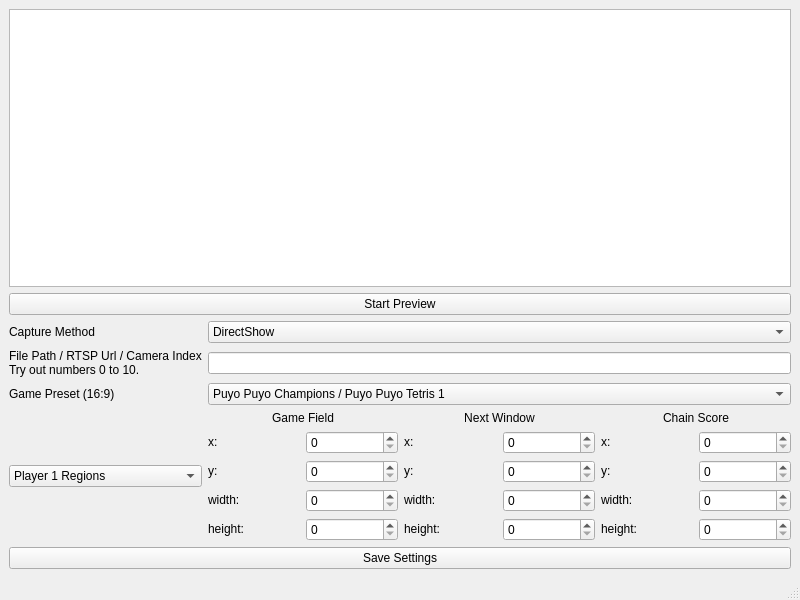
<?xml version="1.0" encoding="UTF-8"?>
<ui version="4.0">
 <class>MainWindow</class>
 <widget class="QMainWindow" name="MainWindow">
  <property name="geometry">
   <rect>
    <x>0</x>
    <y>0</y>
    <width>800</width>
    <height>600</height>
   </rect>
  </property>
  <property name="windowTitle">
   <string>Puyo Puyo Chain Detector: Capture Source Configuration Tool</string>
  </property>
  <widget class="QWidget" name="centralwidget">
   <layout class="QGridLayout" name="gridLayout">
    <item row="7" column="1">
     <widget class="QComboBox" name="gamePreset">
      <property name="toolTip">
       <string>The field layouts have slightly different positioning between games.</string>
      </property>
      <item>
       <property name="text">
        <string>Puyo Puyo Champions / Puyo Puyo Tetris 1</string>
       </property>
      </item>
      <item>
       <property name="text">
        <string>Puyo Puyo Tetris 2</string>
       </property>
      </item>
     </widget>
    </item>
    <item row="7" column="0">
     <widget class="QLabel" name="label_3">
      <property name="text">
       <string>Game Preset (16:9)</string>
      </property>
     </widget>
    </item>
    <item row="8" column="1">
     <layout class="QHBoxLayout" name="regionSettings">
      <item>
       <layout class="QVBoxLayout" name="gameField">
        <item>
         <widget class="QLabel" name="label_16">
          <property name="text">
           <string>Game Field</string>
          </property>
          <property name="alignment">
           <set>Qt::AlignCenter</set>
          </property>
         </widget>
        </item>
        <item>
         <layout class="QHBoxLayout" name="horizontalLayout_6">
          <item>
           <widget class="QLabel" name="label_4">
            <property name="sizePolicy">
             <sizepolicy hsizetype="Preferred" vsizetype="Fixed">
              <horstretch>0</horstretch>
              <verstretch>0</verstretch>
             </sizepolicy>
            </property>
            <property name="text">
             <string>x:</string>
            </property>
            <property name="alignment">
             <set>Qt::AlignLeading|Qt::AlignLeft|Qt::AlignVCenter</set>
            </property>
           </widget>
          </item>
          <item>
           <widget class="QSpinBox" name="gameField_x">
            <property name="maximum">
             <number>9999</number>
            </property>
           </widget>
          </item>
         </layout>
        </item>
        <item>
         <layout class="QHBoxLayout" name="horizontalLayout_7">
          <item>
           <widget class="QLabel" name="label_5">
            <property name="sizePolicy">
             <sizepolicy hsizetype="Preferred" vsizetype="Fixed">
              <horstretch>0</horstretch>
              <verstretch>0</verstretch>
             </sizepolicy>
            </property>
            <property name="text">
             <string>y:</string>
            </property>
           </widget>
          </item>
          <item>
           <widget class="QSpinBox" name="gameField_y">
            <property name="maximum">
             <number>9999</number>
            </property>
           </widget>
          </item>
         </layout>
        </item>
        <item>
         <layout class="QHBoxLayout" name="horizontalLayout_8">
          <item>
           <widget class="QLabel" name="label_6">
            <property name="sizePolicy">
             <sizepolicy hsizetype="Preferred" vsizetype="Fixed">
              <horstretch>0</horstretch>
              <verstretch>0</verstretch>
             </sizepolicy>
            </property>
            <property name="text">
             <string>width:</string>
            </property>
           </widget>
          </item>
          <item>
           <widget class="QSpinBox" name="gameField_width">
            <property name="maximum">
             <number>9999</number>
            </property>
           </widget>
          </item>
         </layout>
        </item>
        <item>
         <layout class="QHBoxLayout" name="horizontalLayout_9">
          <item>
           <widget class="QLabel" name="label_7">
            <property name="sizePolicy">
             <sizepolicy hsizetype="Preferred" vsizetype="Fixed">
              <horstretch>0</horstretch>
              <verstretch>0</verstretch>
             </sizepolicy>
            </property>
            <property name="text">
             <string>height:</string>
            </property>
           </widget>
          </item>
          <item>
           <widget class="QSpinBox" name="gameField_height">
            <property name="maximum">
             <number>9999</number>
            </property>
           </widget>
          </item>
         </layout>
        </item>
       </layout>
      </item>
      <item>
       <layout class="QVBoxLayout" name="p1NextWindow">
        <item>
         <widget class="QLabel" name="label_17">
          <property name="text">
           <string>Next Window</string>
          </property>
          <property name="alignment">
           <set>Qt::AlignCenter</set>
          </property>
         </widget>
        </item>
        <item>
         <layout class="QHBoxLayout" name="horizontalLayout_13">
          <item>
           <widget class="QLabel" name="label_8">
            <property name="sizePolicy">
             <sizepolicy hsizetype="Preferred" vsizetype="Fixed">
              <horstretch>0</horstretch>
              <verstretch>0</verstretch>
             </sizepolicy>
            </property>
            <property name="text">
             <string>x:</string>
            </property>
           </widget>
          </item>
          <item>
           <widget class="QSpinBox" name="nextWindow_x">
            <property name="maximum">
             <number>9999</number>
            </property>
           </widget>
          </item>
         </layout>
        </item>
        <item>
         <layout class="QHBoxLayout" name="horizontalLayout_12">
          <item>
           <widget class="QLabel" name="label_9">
            <property name="sizePolicy">
             <sizepolicy hsizetype="Preferred" vsizetype="Fixed">
              <horstretch>0</horstretch>
              <verstretch>0</verstretch>
             </sizepolicy>
            </property>
            <property name="text">
             <string>y:</string>
            </property>
           </widget>
          </item>
          <item>
           <widget class="QSpinBox" name="nextWindow_y">
            <property name="maximum">
             <number>9999</number>
            </property>
           </widget>
          </item>
         </layout>
        </item>
        <item>
         <layout class="QHBoxLayout" name="horizontalLayout_11">
          <item>
           <widget class="QLabel" name="label_10">
            <property name="sizePolicy">
             <sizepolicy hsizetype="Preferred" vsizetype="Fixed">
              <horstretch>0</horstretch>
              <verstretch>0</verstretch>
             </sizepolicy>
            </property>
            <property name="text">
             <string>width:</string>
            </property>
           </widget>
          </item>
          <item>
           <widget class="QSpinBox" name="nextWindow_width">
            <property name="maximum">
             <number>9999</number>
            </property>
           </widget>
          </item>
         </layout>
        </item>
        <item>
         <layout class="QHBoxLayout" name="horizontalLayout_10">
          <item>
           <widget class="QLabel" name="label_11">
            <property name="sizePolicy">
             <sizepolicy hsizetype="Preferred" vsizetype="Fixed">
              <horstretch>0</horstretch>
              <verstretch>0</verstretch>
             </sizepolicy>
            </property>
            <property name="text">
             <string>height:</string>
            </property>
           </widget>
          </item>
          <item>
           <widget class="QSpinBox" name="nextWindow_height">
            <property name="maximum">
             <number>9999</number>
            </property>
           </widget>
          </item>
         </layout>
        </item>
       </layout>
      </item>
      <item>
       <layout class="QVBoxLayout" name="p1ScoreRegion">
        <item>
         <widget class="QLabel" name="label_18">
          <property name="text">
           <string>Chain Score</string>
          </property>
          <property name="alignment">
           <set>Qt::AlignCenter</set>
          </property>
         </widget>
        </item>
        <item>
         <layout class="QHBoxLayout" name="horizontalLayout_17">
          <item>
           <widget class="QLabel" name="label_12">
            <property name="sizePolicy">
             <sizepolicy hsizetype="Preferred" vsizetype="Fixed">
              <horstretch>0</horstretch>
              <verstretch>0</verstretch>
             </sizepolicy>
            </property>
            <property name="text">
             <string>x:</string>
            </property>
           </widget>
          </item>
          <item>
           <widget class="QSpinBox" name="score_x">
            <property name="maximum">
             <number>9999</number>
            </property>
           </widget>
          </item>
         </layout>
        </item>
        <item>
         <layout class="QHBoxLayout" name="horizontalLayout_16">
          <item>
           <widget class="QLabel" name="label_13">
            <property name="sizePolicy">
             <sizepolicy hsizetype="Preferred" vsizetype="Fixed">
              <horstretch>0</horstretch>
              <verstretch>0</verstretch>
             </sizepolicy>
            </property>
            <property name="text">
             <string>y:</string>
            </property>
           </widget>
          </item>
          <item>
           <widget class="QSpinBox" name="score_y">
            <property name="maximum">
             <number>9999</number>
            </property>
           </widget>
          </item>
         </layout>
        </item>
        <item>
         <layout class="QHBoxLayout" name="horizontalLayout_15">
          <item>
           <widget class="QLabel" name="label_14">
            <property name="sizePolicy">
             <sizepolicy hsizetype="Preferred" vsizetype="Fixed">
              <horstretch>0</horstretch>
              <verstretch>0</verstretch>
             </sizepolicy>
            </property>
            <property name="text">
             <string>width:</string>
            </property>
           </widget>
          </item>
          <item>
           <widget class="QSpinBox" name="score_width">
            <property name="maximum">
             <number>9999</number>
            </property>
           </widget>
          </item>
         </layout>
        </item>
        <item>
         <layout class="QHBoxLayout" name="horizontalLayout_14">
          <item>
           <widget class="QLabel" name="label_15">
            <property name="sizePolicy">
             <sizepolicy hsizetype="Preferred" vsizetype="Fixed">
              <horstretch>0</horstretch>
              <verstretch>0</verstretch>
             </sizepolicy>
            </property>
            <property name="text">
             <string>height:</string>
            </property>
           </widget>
          </item>
          <item>
           <widget class="QSpinBox" name="score_height">
            <property name="maximum">
             <number>9999</number>
            </property>
           </widget>
          </item>
         </layout>
        </item>
       </layout>
      </item>
     </layout>
    </item>
    <item row="8" column="0">
     <widget class="QComboBox" name="currentPlayer">
      <item>
       <property name="text">
        <string>Player 1 Regions</string>
       </property>
      </item>
      <item>
       <property name="text">
        <string>Player 2 Regions</string>
       </property>
      </item>
     </widget>
    </item>
    <item row="6" column="1">
     <widget class="QLineEdit" name="cameraValue"/>
    </item>
    <item row="1" column="0" colspan="2">
     <widget class="QGraphicsView" name="graphicsView"/>
    </item>
    <item row="6" column="0">
     <widget class="QLabel" name="label">
      <property name="text">
       <string>File Path / RTSP Url / Camera Index
Try out numbers 0 to 10.</string>
      </property>
     </widget>
    </item>
    <item row="5" column="0">
     <widget class="QLabel" name="label_2">
      <property name="text">
       <string>Capture Method</string>
      </property>
     </widget>
    </item>
    <item row="5" column="1">
     <widget class="QComboBox" name="captureMethod">
      <item>
       <property name="text">
        <string>DirectShow</string>
       </property>
      </item>
     </widget>
    </item>
    <item row="2" column="0" colspan="2">
     <widget class="QPushButton" name="startPreview">
      <property name="text">
       <string>Start Preview</string>
      </property>
     </widget>
    </item>
    <item row="9" column="0" colspan="2">
     <widget class="QPushButton" name="saveSettings">
      <property name="text">
       <string>Save Settings</string>
      </property>
     </widget>
    </item>
   </layout>
  </widget>
  <widget class="QStatusBar" name="statusbar"/>
  <widget class="QMenuBar" name="menubar">
   <property name="geometry">
    <rect>
     <x>0</x>
     <y>0</y>
     <width>800</width>
     <height>22</height>
    </rect>
   </property>
  </widget>
 </widget>
 <resources/>
 <connections/>
</ui>
